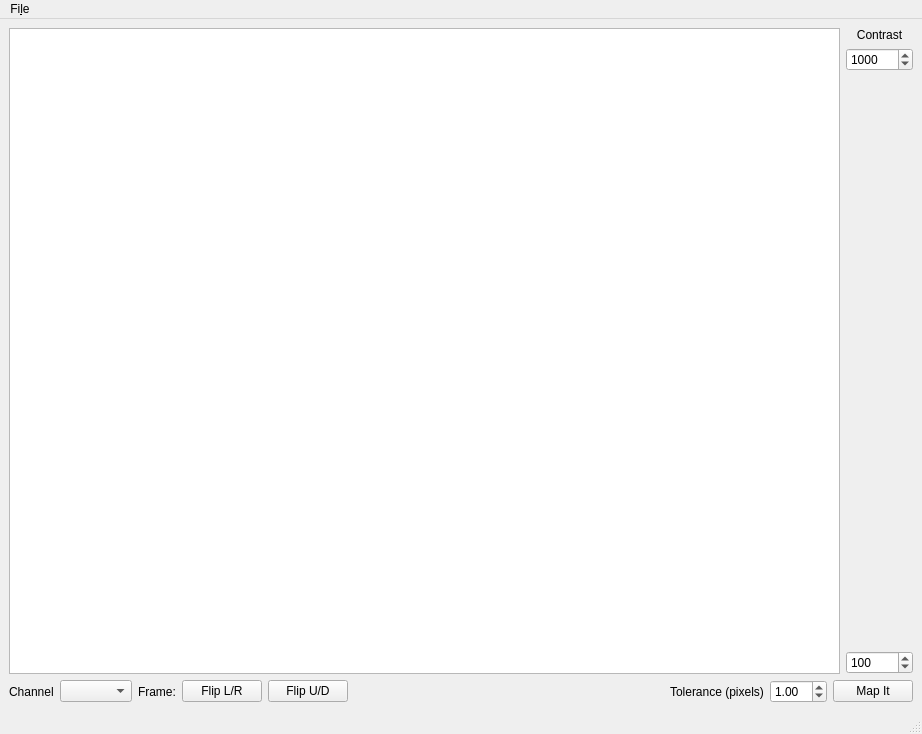
<?xml version="1.0" encoding="UTF-8"?>
<ui version="4.0">
 <class>MainWindow</class>
 <widget class="QMainWindow" name="MainWindow">
  <property name="geometry">
   <rect>
    <x>0</x>
    <y>0</y>
    <width>922</width>
    <height>734</height>
   </rect>
  </property>
  <property name="windowTitle">
   <string>Multi-Channel Mapping Utility</string>
  </property>
  <widget class="QWidget" name="centralwidget">
   <layout class="QVBoxLayout" name="verticalLayout_2">
    <item>
     <layout class="QHBoxLayout" name="horizontalLayout_2">
      <item>
       <widget class="QGraphicsView" name="channelGraphicsView"/>
      </item>
      <item>
       <layout class="QVBoxLayout" name="verticalLayout">
        <item>
         <widget class="QLabel" name="label">
          <property name="text">
           <string>Contrast</string>
          </property>
          <property name="alignment">
           <set>Qt::AlignCenter</set>
          </property>
         </widget>
        </item>
        <item>
         <widget class="QSpinBox" name="maxSpinBox">
          <property name="maximum">
           <number>100000</number>
          </property>
          <property name="value">
           <number>1000</number>
          </property>
         </widget>
        </item>
        <item>
         <widget class="QWidget" name="rangeSliderWidget" native="true">
          <property name="sizePolicy">
           <sizepolicy hsizetype="Preferred" vsizetype="MinimumExpanding">
            <horstretch>0</horstretch>
            <verstretch>0</verstretch>
           </sizepolicy>
          </property>
         </widget>
        </item>
        <item>
         <widget class="QSpinBox" name="minSpinBox">
          <property name="maximum">
           <number>100000</number>
          </property>
          <property name="value">
           <number>100</number>
          </property>
         </widget>
        </item>
       </layout>
      </item>
     </layout>
    </item>
    <item>
     <layout class="QHBoxLayout" name="horizontalLayout">
      <item>
       <widget class="QLabel" name="contrastLabel">
        <property name="text">
         <string>Channel</string>
        </property>
       </widget>
      </item>
      <item>
       <widget class="QComboBox" name="channelComboBox"/>
      </item>
      <item>
       <widget class="QLabel" name="frameLabel">
        <property name="text">
         <string>Frame:</string>
        </property>
       </widget>
      </item>
      <item>
       <widget class="QPushButton" name="flipLRPushButton">
        <property name="text">
         <string>Flip L/R</string>
        </property>
       </widget>
      </item>
      <item>
       <widget class="QPushButton" name="flipUDPushButton">
        <property name="text">
         <string>Flip U/D</string>
        </property>
       </widget>
      </item>
      <item>
       <spacer name="horizontalSpacer">
        <property name="orientation">
         <enum>Qt::Horizontal</enum>
        </property>
        <property name="sizeHint" stdset="0">
         <size>
          <width>40</width>
          <height>20</height>
         </size>
        </property>
       </spacer>
      </item>
      <item>
       <widget class="QLabel" name="toleranceLabel">
        <property name="text">
         <string>Tolerance (pixels)</string>
        </property>
       </widget>
      </item>
      <item>
       <widget class="QDoubleSpinBox" name="toleranceDoubleSpinBox">
        <property name="singleStep">
         <double>0.100000000000000</double>
        </property>
        <property name="value">
         <double>1.000000000000000</double>
        </property>
       </widget>
      </item>
      <item>
       <widget class="QPushButton" name="mapItPushButton">
        <property name="text">
         <string>Map It</string>
        </property>
       </widget>
      </item>
     </layout>
    </item>
   </layout>
  </widget>
  <widget class="QMenuBar" name="menubar">
   <property name="geometry">
    <rect>
     <x>0</x>
     <y>0</y>
     <width>922</width>
     <height>25</height>
    </rect>
   </property>
   <widget class="QMenu" name="menuFile">
    <property name="title">
     <string>Fi&amp;le</string>
    </property>
    <addaction name="actionLoad_Channel"/>
    <addaction name="actionSave_Mapping"/>
    <addaction name="separator"/>
    <addaction name="actionReset"/>
    <addaction name="separator"/>
    <addaction name="actionQuit"/>
   </widget>
   <addaction name="menuFile"/>
  </widget>
  <widget class="QStatusBar" name="statusbar"/>
  <action name="actionLoad_Channel">
   <property name="text">
    <string>&amp;Load Channel</string>
   </property>
  </action>
  <action name="actionQuit">
   <property name="text">
    <string>&amp;Quit</string>
   </property>
  </action>
  <action name="actionSave_Mapping">
   <property name="text">
    <string>&amp;Save Mapping</string>
   </property>
  </action>
  <action name="actionReset">
   <property name="text">
    <string>Reset</string>
   </property>
  </action>
 </widget>
 <resources/>
 <connections/>
</ui>
